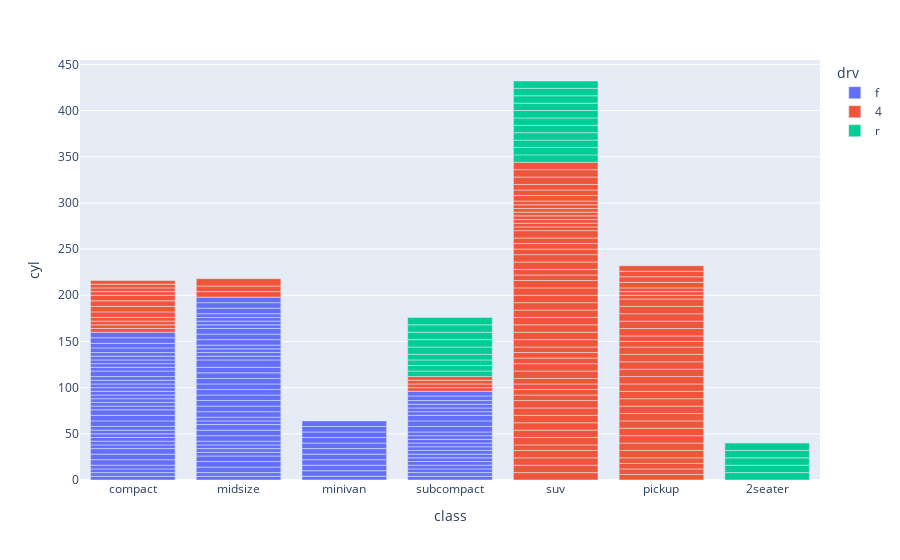

The cell this chart's notebook holds for it:
### Code cell
px.bar(data_frame=mpg, x='class',y='cyl', color='drv' )

### Figure 1 — Plotly figure (JSON) as saved in the notebook; plotly's stock layout.template omitted (floating-point values rounded to 4 significant figures)
{"data": [{"alignmentgroup": "True", "hovertemplate": "drv=f<br>class=%{x}<br>cyl=%{y}<extra></extra>", "legendgroup": "f", "marker": {"color": "#636efa", "pattern": {"shape": ""}}, "name": "f", "offsetgroup": "f", "orientation": "v", "showlegend": true, "textposition": "auto", "type": "bar", "x": ["compact", "compact", "compact", "compact", "compact", "compact", "compact", "midsize", "midsize", "midsize", "midsize", "midsize", "minivan", "minivan", "minivan", "minivan", "minivan", "minivan", "minivan", "minivan", "minivan", "minivan", "minivan", "subcompact", "subcompact", "subcompact", "subcompact", "subcompact", "subcompact", "subcompact", "subcompact", "subcompact", "midsize", "midsize", "midsize", "midsize", "midsize", "midsize", "midsize", "subcompact", "subcompact", "subcompact", "subcompact", "subcompact", "subcompact", "subcompact", "compact", "compact", "midsize", "midsize", "midsize", "midsize", "midsize", "midsize", "midsize", "midsize", "midsize", "midsize", "midsize", "midsize", "midsize", "midsize", "midsize", "midsize", "midsize", "midsize", "midsize", "compact", "compact", "compact", "compact", "compact", "compact", "compact", "compact", "compact", "compact", "compact", "compact", "compact", "compact", "compact", "compact", "compact", "compact", "compact", "compact", "compact", "compact", "compact", "compact", "compact", "compact", "subcompact", "subcompact", "subcompact", "subcompact", "subcompact", "subcompact", "midsize", "midsize", "midsize", "midsize", "midsize", "midsize", "midsize"], "xaxis": "x", "y": [4, 4, 4, 4, 6, 6, 6, 4, 4, 6, 6, 6, 4, 6, 6, 6, 6, 6, 6, 6, 6, 6, 6, 4, 4, 4, 4, 4, 4, 4, 4, 4, 4, 4, 4, 4, 6, 6, 6, 4, 4, 4, 4, 6, 6, 6, 4, 4, 4, 4, 6, 6, 6, 6, 6, 6, 6, 6, 6, 8, 4, 4, 4, 4, 6, 6, 6, 4, 4, 4, 4, 6, 6, 6, 4, 4, 4, 4, 4, 4, 4, 4, 4, 6, 4, 4, 4, 4, 4, 5, 5, 6, 6, 4, 4, 4, 4, 5, 5, 4, 4, 4, 4, 6, 6, 6], "yaxis": "y"}, {"alignmentgroup": "True", "hovertemplate": "drv=4<br>class=%{x}<br>cyl=%{y}<extra></extra>", "legendgroup": "4", "marker": {"color": "#EF553B", "pattern": {"shape": ""}}, "name": "4", "offsetgroup": "4", "orientation": "v", "showlegend": true, "textposition": "auto", "type": "bar", "x": ["compact", "compact", "compact", "compact", "compact", "compact", "compact", "compact", "midsize", "midsize", "midsize", "suv", "suv", "suv", "suv", "pickup", "pickup", "pickup", "pickup", "pickup", "pickup", "pickup", "pickup", "pickup", "suv", "suv", "suv", "suv", "suv", "suv", "suv", "pickup", "pickup", "pickup", "pickup", "pickup", "pickup", "pickup", "pickup", "pickup", "pickup", "suv", "suv", "suv", "suv", "suv", "suv", "pickup", "pickup", "pickup", "pickup", "pickup", "pickup", "pickup", "suv", "suv", "suv", "suv", "suv", "suv", "suv", "suv", "suv", "suv", "suv", "suv", "suv", "suv", "suv", "suv", "suv", "suv", "suv", "suv", "suv", "suv", "suv", "suv", "suv", "suv", "subcompact", "subcompact", "subcompact", "subcompact", "compact", "compact", "compact", "compact", "suv", "suv", "suv", "suv", "suv", "suv", "suv", "suv", "pickup", "pickup", "pickup", "pickup", "pickup", "pickup", "pickup"], "xaxis": "x", "y": [4, 4, 4, 4, 6, 6, 6, 6, 6, 6, 8, 8, 8, 8, 8, 6, 6, 6, 6, 8, 8, 8, 8, 8, 6, 8, 8, 8, 8, 8, 8, 8, 8, 8, 8, 8, 8, 8, 8, 8, 8, 6, 6, 6, 6, 8, 8, 6, 6, 8, 8, 8, 8, 8, 6, 6, 6, 8, 8, 8, 8, 8, 8, 8, 8, 8, 6, 6, 8, 8, 6, 6, 6, 8, 4, 4, 4, 4, 4, 4, 4, 4, 4, 4, 4, 4, 4, 4, 4, 4, 6, 6, 6, 8, 8, 8, 4, 4, 4, 6, 6, 6, 6], "yaxis": "y"}, {"alignmentgroup": "True", "hovertemplate": "drv=r<br>class=%{x}<br>cyl=%{y}<extra></extra>", "legendgroup": "r", "marker": {"color": "#00cc96", "pattern": {"shape": ""}}, "name": "r", "offsetgroup": "r", "orientation": "v", "showlegend": true, "textposition": "auto", "type": "bar", "x": ["suv", "suv", "suv", "suv", "suv", "2seater", "2seater", "2seater", "2seater", "2seater", "suv", "suv", "suv", "subcompact", "subcompact", "subcompact", "subcompact", "subcompact", "subcompact", "subcompact", "subcompact", "subcompact", "suv", "suv", "suv"], "xaxis": "x", "y": [8, 8, 8, 8, 8, 8, 8, 8, 8, 8, 8, 8, 8, 6, 6, 6, 6, 8, 8, 8, 8, 8, 8, 8, 8], "yaxis": "y"}], "layout": {"autosize": true, "barmode": "relative", "legend": {"title": {"text": "drv"}, "tracegroupgap": 0}, "margin": {"t": 60}, "xaxis": {"anchor": "y", "autorange": true, "domain": [0, 1], "range": [-0.5, 6.5], "title": {"text": "class"}, "type": "category"}, "yaxis": {"anchor": "x", "autorange": true, "domain": [0, 1], "range": [0, 454.7], "title": {"text": "cyl"}, "type": "linear"}}}
